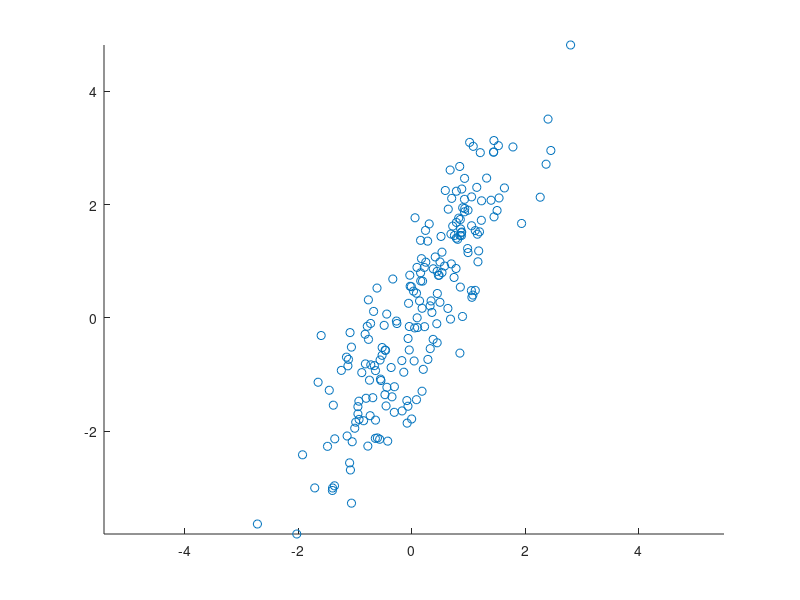

The MATLAB script that drew this image: (Note: this script raises an error after producing the figure.)
%
% % Calcul des valeurs propres / vecteurs propre d'une matrice (eig)
% % Visualisation des vecteurs propres de la matrice de covariance
% % d'un nuage de points
%

mu = [0 0];
sigma = [1 1.5 ; 1.5 3];
X = mvnrnd(mu,sigma,200); 


figure ('Name', 'Vecteurs propres');
axis equal
hold on
scatter(X(:,1), X(:,2));

%  A = cov(X);
%  [V, D] = eig(A);

V = CalculACP(X)

 W = V(:,1);

 P = Projection(W, X)
 
 scatter(P, ones(200,1),'r')

% Vdir1 = V(:,1)
% Vdir2 = V(:,2)
% x=-2:2;
% 
% y1 = droite2DVd(x,Vdir1,mu)
% 
% plot(x,y1,'r')
% 
% y2 = droite2DVd(x,Vdir2,mu)
% 
% plot(x,y2,'g')
% hold off 